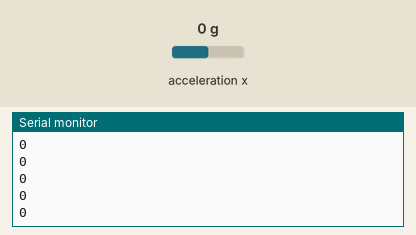
This sketch was run on a simulated Arduino Uno, built with avr-gcc and run on an emulated ATmega328P. Shown: the last lines printed to the serial monitor. The test bench sets the inputs (shaded band); at power-on: acceleration x 0 g.

Above: at 1.2 s.
1.3 s: acceleration x set to -1.4 g
At 2.1 s:
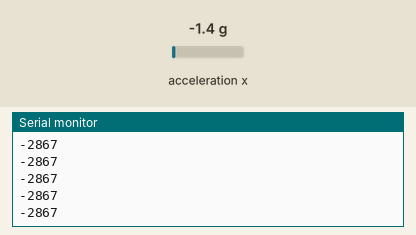
2.8 s: acceleration x set to -0.8 g
At 3.8 s:
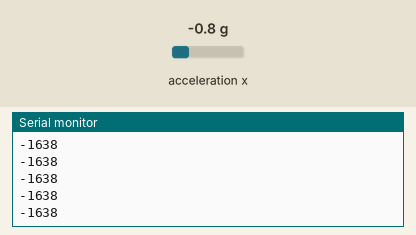
Timing chart, 0 to 5.8 s (numbered marks = the images above; inputs shaded):
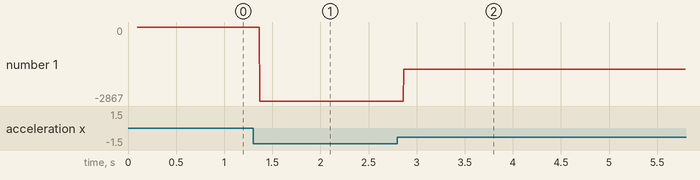

Measured:
- after the input at 1.3 s, the serial monitor: prints a new line after 0.07 s (image 1)
- after the input at 2.8 s, the serial monitor: prints a new line after 0.07 s (image 2)
- plotted number 1: 0 → -2867 after the input at 1.3 s, -2867 → -1638 after the input at 2.8 s

The sketch:

Vibrations_HW_1.ino
```cpp
#include "I2Cdev.h"
#include "MPU6050.h"

#if I2CDEV_IMPLEMENTATION == I2CDEV_ARDUINO_WIRE
    #include "Wire.h"
#endif
MPU6050 accelgyro;
#define OUTPUT_READABLE_ACCELGYRO

long t_now = 0;
int i = 0;
void setup()
{
  Serial.begin(9600);
  #if I2CDEV_IMPLEMENTATION == I2CDEV_ARDUINO_WIRE
      Wire.begin();
  #elif I2CDEV_IMPLEMENTATION == I2CDEV_BUILTIN_FASTWIRE
      Fastwire::setup(400, true);
  #endif

  Serial.println("Initializing I2C devices...");
  accelgyro.initialize();
  accelgyro.setFullScaleGyroRange(MPU6050_GYRO_FS_1000);
  accelgyro.setFullScaleAccelRange(MPU6050_ACCEL_FS_16);

  // verify connection
  Serial.println("Testing device connections...");
  Serial.println(accelgyro.testConnection() ? "MPU6050 connection successful" : "MPU6050 connection failed");
  t_now = millis();
}

void loop()
{
 int16_t accel = accelgyro.getAccelerationX();
 Serial.println(accel);
 i+=1;
 /*if(i > 1000)
 {
  Serial.print("Total time is "); Serial.print(millis()-t_now); Serial.println(" milliseconds");
 }*/
}
```
